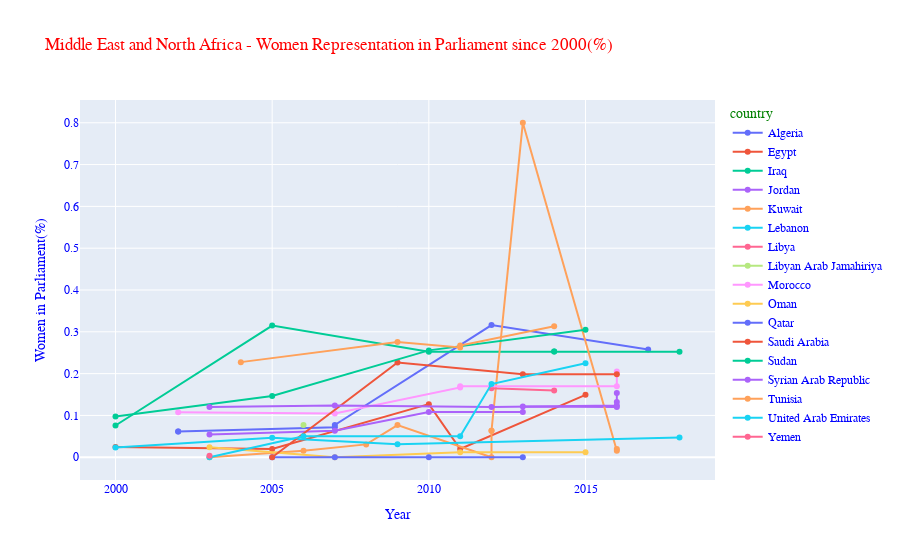

The notebook cell this image was saved under:
### Code cell
# select region for Europe
df_mena = df.query("(chamber_type != 'upper') and (year >= 2000) and (region == 'MENA')")
# plot percentage throught the years by country
plot_perc_years(df_mena, 'Middle East and North Africa - Women Representation in Parliament since 2000(%)')

### Figure 1 — Plotly figure (JSON) as saved in the notebook; plotly's stock layout.template omitted (floating-point values rounded to 4 significant figures)
{"data": [{"hovertemplate": "country=Algeria<br>Year=%{x}<br>Women in Parliament(%)=%{y}<extra></extra>", "legendgroup": "Algeria", "line": {"color": "#636efa", "dash": "solid"}, "marker": {"symbol": "circle"}, "mode": "lines+markers", "name": "Algeria", "orientation": "v", "showlegend": true, "type": "scatter", "x": [2002, 2002, 2007, 2007, 2012, 2017], "xaxis": "x", "y": [0.0617, 0.0617, 0.07196, 0.07715, 0.316, 0.2576], "yaxis": "y"}, {"hovertemplate": "country=Egypt<br>Year=%{x}<br>Women in Parliament(%)=%{y}<extra></extra>", "legendgroup": "Egypt", "line": {"color": "#EF553B", "dash": "solid"}, "marker": {"symbol": "circle"}, "mode": "lines+markers", "name": "Egypt", "orientation": "v", "showlegend": true, "type": "scatter", "x": [2000, 2005, 2010, 2011, 2015], "xaxis": "x", "y": [0.02423, 0.01982, 0.127, 0.01968, 0.1493], "yaxis": "y"}, {"hovertemplate": "country=Iraq<br>Year=%{x}<br>Women in Parliament(%)=%{y}<extra></extra>", "legendgroup": "Iraq", "line": {"color": "#00cc96", "dash": "solid"}, "marker": {"symbol": "circle"}, "mode": "lines+markers", "name": "Iraq", "orientation": "v", "showlegend": true, "type": "scatter", "x": [2000, 2005, 2010, 2014, 2014, 2018], "xaxis": "x", "y": [0.076, 0.315, 0.2522, 0.253, 0.253, 0.2522], "yaxis": "y"}, {"hovertemplate": "country=Jordan<br>Year=%{x}<br>Women in Parliament(%)=%{y}<extra></extra>", "legendgroup": "Jordan", "line": {"color": "#ab63fa", "dash": "solid"}, "marker": {"symbol": "circle"}, "mode": "lines+markers", "name": "Jordan", "orientation": "v", "showlegend": true, "type": "scatter", "x": [2003, 2007, 2010, 2013, 2013, 2016, 2016], "xaxis": "x", "y": [0.05453, 0.06366, 0.1083, 0.1083, 0.1216, 0.12, 0.1538], "yaxis": "y"}, {"hovertemplate": "country=Kuwait<br>Year=%{x}<br>Women in Parliament(%)=%{y}<extra></extra>", "legendgroup": "Kuwait", "line": {"color": "#FFA15A", "dash": "solid"}, "marker": {"symbol": "circle"}, "mode": "lines+markers", "name": "Kuwait", "orientation": "v", "showlegend": true, "type": "scatter", "x": [2003, 2006, 2008, 2009, 2012, 2012, 2012, 2013, 2016, 2016], "xaxis": "x", "y": [0, 0.01538, 0.03076, 0.0769, 0, 0.0635, 0.0635, 0.8, 0.01538, 0.02], "yaxis": "y"}, {"hovertemplate": "country=Lebanon<br>Year=%{x}<br>Women in Parliament(%)=%{y}<extra></extra>", "legendgroup": "Lebanon", "line": {"color": "#19d3f3", "dash": "solid"}, "marker": {"symbol": "circle"}, "mode": "lines+markers", "name": "Lebanon", "orientation": "v", "showlegend": true, "type": "scatter", "x": [2000, 2005, 2009, 2018], "xaxis": "x", "y": [0.02344, 0.04688, 0.03125, 0.047], "yaxis": "y"}, {"hovertemplate": "country=Libya<br>Year=%{x}<br>Women in Parliament(%)=%{y}<extra></extra>", "legendgroup": "Libya", "line": {"color": "#FF6692", "dash": "solid"}, "marker": {"symbol": "circle"}, "mode": "lines+markers", "name": "Libya", "orientation": "v", "showlegend": true, "type": "scatter", "x": [2012, 2014], "xaxis": "x", "y": [0.165, 0.1595], "yaxis": "y"}, {"hovertemplate": "country=Libyan Arab Jamahiriya<br>Year=%{x}<br>Women in Parliament(%)=%{y}<extra></extra>", "legendgroup": "Libyan Arab Jamahiriya", "line": {"color": "#B6E880", "dash": "solid"}, "marker": {"symbol": "circle"}, "mode": "lines+markers", "name": "Libyan Arab Jamahiriya", "orientation": "v", "showlegend": true, "type": "scatter", "x": [2003, 2006], "xaxis": "x", "y": [null, 0.0769], "yaxis": "y"}, {"hovertemplate": "country=Morocco<br>Year=%{x}<br>Women in Parliament(%)=%{y}<extra></extra>", "legendgroup": "Morocco", "line": {"color": "#FF97FF", "dash": "solid"}, "marker": {"symbol": "circle"}, "mode": "lines+markers", "name": "Morocco", "orientation": "v", "showlegend": true, "type": "scatter", "x": [2002, 2007, 2011, 2011, 2016, 2016], "xaxis": "x", "y": [0.1077, 0.1046, 0.1671, 0.1697, 0.1697, 0.2051], "yaxis": "y"}, {"hovertemplate": "country=Oman<br>Year=%{x}<br>Women in Parliament(%)=%{y}<extra></extra>", "legendgroup": "Oman", "line": {"color": "#FECB52", "dash": "solid"}, "marker": {"symbol": "circle"}, "mode": "lines+markers", "name": "Oman", "orientation": "v", "showlegend": true, "type": "scatter", "x": [2003, 2007, 2011, 2015], "xaxis": "x", "y": [0.0241, 0, 0.0119, 0.01176], "yaxis": "y"}, {"hovertemplate": "country=Qatar<br>Year=%{x}<br>Women in Parliament(%)=%{y}<extra></extra>", "legendgroup": "Qatar", "line": {"color": "#636efa", "dash": "solid"}, "marker": {"symbol": "circle"}, "mode": "lines+markers", "name": "Qatar", "orientation": "v", "showlegend": true, "type": "scatter", "x": [2005, 2007, 2010, 2013], "xaxis": "x", "y": [0, 0, 0, 0], "yaxis": "y"}, {"hovertemplate": "country=Saudi Arabia<br>Year=%{x}<br>Women in Parliament(%)=%{y}<extra></extra>", "legendgroup": "Saudi Arabia", "line": {"color": "#EF553B", "dash": "solid"}, "marker": {"symbol": "circle"}, "mode": "lines+markers", "name": "Saudi Arabia", "orientation": "v", "showlegend": true, "type": "scatter", "x": [2005, 2009, 2013, 2016], "xaxis": "x", "y": [0, 0.2267, 0.1987, 0.1987], "yaxis": "y"}, {"hovertemplate": "country=Sudan<br>Year=%{x}<br>Women in Parliament(%)=%{y}<extra></extra>", "legendgroup": "Sudan", "line": {"color": "#00cc96", "dash": "solid"}, "marker": {"symbol": "circle"}, "mode": "lines+markers", "name": "Sudan", "orientation": "v", "showlegend": true, "type": "scatter", "x": [2000, 2005, 2010, 2015], "xaxis": "x", "y": [0.0972, 0.1466, 0.2556, 0.3052], "yaxis": "y"}, {"hovertemplate": "country=Syrian Arab Republic<br>Year=%{x}<br>Women in Parliament(%)=%{y}<extra></extra>", "legendgroup": "Syrian Arab Republic", "line": {"color": "#ab63fa", "dash": "solid"}, "marker": {"symbol": "circle"}, "mode": "lines+markers", "name": "Syrian Arab Republic", "orientation": "v", "showlegend": true, "type": "scatter", "x": [2003, 2007, 2012, 2016, 2016], "xaxis": "x", "y": [0.12, 0.124, 0.12, 0.124, 0.132], "yaxis": "y"}, {"hovertemplate": "country=Tunisia<br>Year=%{x}<br>Women in Parliament(%)=%{y}<extra></extra>", "legendgroup": "Tunisia", "line": {"color": "#FFA15A", "dash": "solid"}, "marker": {"symbol": "circle"}, "mode": "lines+markers", "name": "Tunisia", "orientation": "v", "showlegend": true, "type": "scatter", "x": [2004, 2009, 2011, 2011, 2014], "xaxis": "x", "y": [0.2275, 0.2756, 0.2627, 0.2673, 0.3135], "yaxis": "y"}, {"hovertemplate": "country=United Arab Emirates<br>Year=%{x}<br>Women in Parliament(%)=%{y}<extra></extra>", "legendgroup": "United Arab Emirates", "line": {"color": "#19d3f3", "dash": "solid"}, "marker": {"symbol": "circle"}, "mode": "lines+markers", "name": "United Arab Emirates", "orientation": "v", "showlegend": true, "type": "scatter", "x": [2003, 2006, 2011, 2012, 2015], "xaxis": "x", "y": [0, 0.05, 0.05, 0.175, 0.225], "yaxis": "y"}, {"hovertemplate": "country=Yemen<br>Year=%{x}<br>Women in Parliament(%)=%{y}<extra></extra>", "legendgroup": "Yemen", "line": {"color": "#FF6692", "dash": "solid"}, "marker": {"symbol": "circle"}, "mode": "lines+markers", "name": "Yemen", "orientation": "v", "showlegend": true, "type": "scatter", "x": [2003], "xaxis": "x", "y": [0.003323], "yaxis": "y"}], "layout": {"font": {"color": "blue", "family": "Courier New"}, "legend": {"title": {"font": {"color": "green"}, "text": "country"}, "tracegroupgap": 0}, "title": {"font": {"color": "red", "family": "Courier New"}, "text": "Middle East and North Africa - Women Representation in Parliament since 2000(%)"}, "xaxis": {"anchor": "y", "domain": [0, 1], "title": {"text": "Year"}}, "yaxis": {"anchor": "x", "domain": [0, 1], "title": {"text": "Women in Parliament(%)"}}}}
